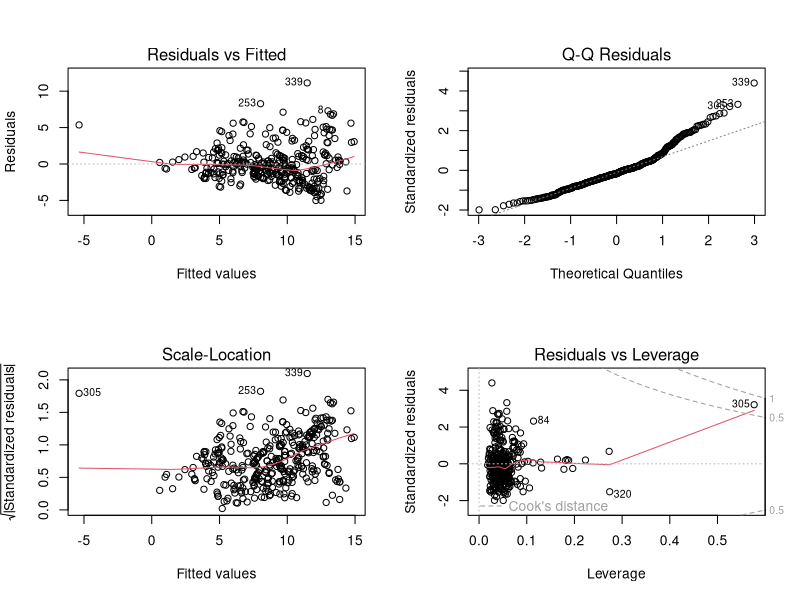

This chart was generated by the following R code: (Note: this script raises an error after producing the figure.)
#--------------------------------------------
#
#		Read in Data 
#
#--------------------------------------------

setwd("~/Desktop/github/LM_Project/data")
train = read.csv("train.csv")

#--------------------------------------------
#
#		Start fitting naive models
#		No interactions
#
#--------------------------------------------

#Remove point 89 - bad bad outlier 
train = train[-89, ]

#fit initial model
m = lm(ISI ~., data = train)
summary(m)

#look at plots
par(mfrow = c(2,2))
plot(m)

#look at boxcox - 305 is zero - remove it for the moment
m = lm(ISI ~., data = train[-304,])
MASS::boxcox(m)

#try square root
train2 = train[,-1]
train2$sqISI = sqrt(train$ISI)

m = lm(sqISI ~., data = train2)
summary(m)
par(mfrow = c(2,2))
plot(m)

#--------------------------------------------
#
#		Added Variable Plots
#
#--------------------------------------------
library(car)
av.plots(m)




